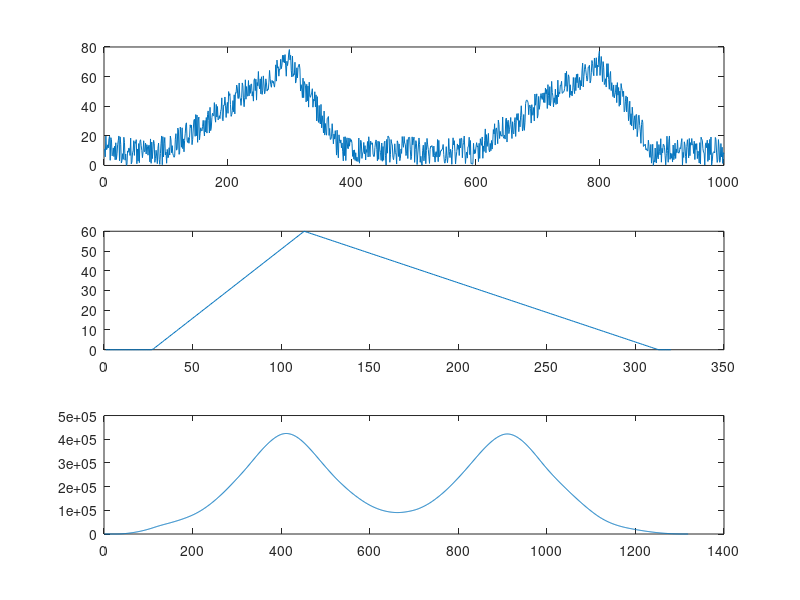
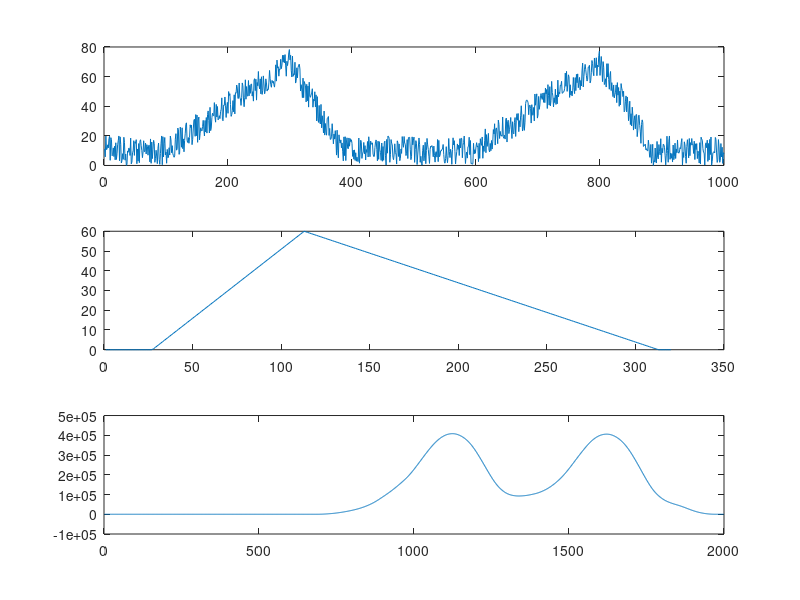

The MATLAB source for these figures, in order:
close all
clear all

x1 = 1:200;
y1 = 0.3 * x1;

x2 = 1:100;
y2 = -0.7 * x2;

x3 = 1:1000;
y3 = zeros(1, 1000);
y3(100:299) = y1;
y3(300:399) = y2 + 60;
y3(385:400) = 0;

d = 500;
y3(100 + d:299 + d) = y1;
y3(300 + d:399 + d) = y2 + 60;
y3(385 + d:400 + d) = 0;

y4 = y3 + 20 * rand(1, 1000);

xh = 1:1000;
h = fliplr(y3);
h(420:1000) = 0;

xh2 = 1:320;
h2 = zeros(1, 320);
h2(1:320) = h(90:409);

xc = 1:1319;
c = conv(y4, h2);

cor = xcorr(y4, h2);

figure;
subplot(3, 1, 1), plot(x3, y4);
subplot(3, 1, 2), plot(xh2, h2);
subplot(3, 1, 3), plot(xc, c);

figure;
subplot(3, 1, 1), plot(x3, y4);
subplot(3, 1, 2), plot(xh2, h2);
subplot(3, 1, 3), plot(1:length(cor), cor);